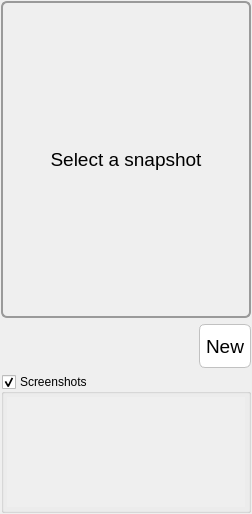
<?xml version="1.0" encoding="UTF-8"?>
<ui version="4.0">
 <class>ScreenshotWidget</class>
 <widget class="QWidget" name="ScreenshotWidget">
  <property name="geometry">
   <rect>
    <x>0</x>
    <y>0</y>
    <width>252</width>
    <height>514</height>
   </rect>
  </property>
  <property name="sizePolicy">
   <sizepolicy hsizetype="Preferred" vsizetype="Preferred">
    <horstretch>0</horstretch>
    <verstretch>0</verstretch>
   </sizepolicy>
  </property>
  <property name="minimumSize">
   <size>
    <width>0</width>
    <height>0</height>
   </size>
  </property>
  <property name="maximumSize">
   <size>
    <width>16777215</width>
    <height>16777215</height>
   </size>
  </property>
  <property name="mouseTracking">
   <bool>true</bool>
  </property>
  <property name="windowTitle">
   <string>Form</string>
  </property>
  <layout class="QVBoxLayout" name="layout">
   <property name="margin">
    <number>1</number>
   </property>
   <item>
    <widget class="ActLabel" name="currentScreenshot">
     <property name="enabled">
      <bool>true</bool>
     </property>
     <property name="sizePolicy">
      <sizepolicy hsizetype="MinimumExpanding" vsizetype="Preferred">
       <horstretch>1</horstretch>
       <verstretch>1</verstretch>
      </sizepolicy>
     </property>
     <property name="minimumSize">
      <size>
       <width>250</width>
       <height>250</height>
      </size>
     </property>
     <property name="maximumSize">
      <size>
       <width>16777215</width>
       <height>16777215</height>
      </size>
     </property>
     <property name="sizeIncrement">
      <size>
       <width>0</width>
       <height>0</height>
      </size>
     </property>
     <property name="baseSize">
      <size>
       <width>300</width>
       <height>300</height>
      </size>
     </property>
     <property name="font">
      <font>
       <pointsize>14</pointsize>
      </font>
     </property>
     <property name="cursor">
      <cursorShape>CrossCursor</cursorShape>
     </property>
     <property name="mouseTracking">
      <bool>true</bool>
     </property>
     <property name="acceptDrops">
      <bool>true</bool>
     </property>
     <property name="accessibleName">
      <string>S</string>
     </property>
     <property name="styleSheet">
      <string notr="true">QLabel{
border-color: rgb(154, 154, 154); 
border-style: solid; 
border-width: 2px; 
border-radius: 6px;
}</string>
     </property>
     <property name="frameShape">
      <enum>QFrame::StyledPanel</enum>
     </property>
     <property name="frameShadow">
      <enum>QFrame::Sunken</enum>
     </property>
     <property name="text">
      <string>Select a snapshot</string>
     </property>
     <property name="scaledContents">
      <bool>true</bool>
     </property>
     <property name="alignment">
      <set>Qt::AlignCenter</set>
     </property>
     <property name="wordWrap">
      <bool>true</bool>
     </property>
     <property name="textInteractionFlags">
      <set>Qt::NoTextInteraction</set>
     </property>
    </widget>
   </item>
   <item>
    <layout class="QHBoxLayout" name="buttonLayout">
     <item>
      <spacer name="bSpacer">
       <property name="orientation">
        <enum>Qt::Horizontal</enum>
       </property>
       <property name="sizeHint" stdset="0">
        <size>
         <width>40</width>
         <height>20</height>
        </size>
       </property>
      </spacer>
     </item>
     <item>
      <widget class="QPushButton" name="newS">
       <property name="minimumSize">
        <size>
         <width>44</width>
         <height>44</height>
        </size>
       </property>
       <property name="font">
        <font>
         <pointsize>14</pointsize>
        </font>
       </property>
       <property name="mouseTracking">
        <bool>true</bool>
       </property>
       <property name="focusPolicy">
        <enum>Qt::NoFocus</enum>
       </property>
       <property name="styleSheet">
        <string notr="true">QPushButton{	
	background-color: rgb(255, 255, 255);
    border-style: outset;
    border-width: 1px;
    border-radius: 6px;
	border-color: rgb(193, 193, 193);
	border-style: solid;
	padding: 6px;
	
}
QPushButton:pressed {	
    border-style: solid;
	border-width: 1px;
    border-radius: 6px;
	background-color: rgb(48, 131, 251);
	color: rgb(255, 255, 255);
}

QPushButton:hover{
	border-color: rgb(164, 205, 255);
    border-radius: 6px;
	border-width: 3px;
	border-style: solid;
}</string>
       </property>
       <property name="text">
        <string>New</string>
       </property>
      </widget>
     </item>
    </layout>
   </item>
   <item>
    <widget class="QGroupBox" name="extraScreenGroup">
     <property name="sizePolicy">
      <sizepolicy hsizetype="Preferred" vsizetype="Minimum">
       <horstretch>0</horstretch>
       <verstretch>0</verstretch>
      </sizepolicy>
     </property>
     <property name="minimumSize">
      <size>
       <width>0</width>
       <height>0</height>
      </size>
     </property>
     <property name="baseSize">
      <size>
       <width>0</width>
       <height>0</height>
      </size>
     </property>
     <property name="mouseTracking">
      <bool>true</bool>
     </property>
     <property name="title">
      <string>Screenshots</string>
     </property>
     <property name="flat">
      <bool>true</bool>
     </property>
     <property name="checkable">
      <bool>true</bool>
     </property>
     <layout class="QHBoxLayout" name="horizontalLayout">
      <property name="margin">
       <number>3</number>
      </property>
      <item>
       <widget class="QScrollArea" name="scrollArea">
        <property name="sizePolicy">
         <sizepolicy hsizetype="Expanding" vsizetype="Preferred">
          <horstretch>0</horstretch>
          <verstretch>0</verstretch>
         </sizepolicy>
        </property>
        <property name="minimumSize">
         <size>
          <width>0</width>
          <height>110</height>
         </size>
        </property>
        <property name="font">
         <font>
          <pointsize>14</pointsize>
         </font>
        </property>
        <property name="mouseTracking">
         <bool>true</bool>
        </property>
        <property name="focusPolicy">
         <enum>Qt::NoFocus</enum>
        </property>
        <property name="frameShape">
         <enum>QFrame::NoFrame</enum>
        </property>
        <property name="frameShadow">
         <enum>QFrame::Plain</enum>
        </property>
        <property name="verticalScrollBarPolicy">
         <enum>Qt::ScrollBarAlwaysOff</enum>
        </property>
        <property name="horizontalScrollBarPolicy">
         <enum>Qt::ScrollBarAsNeeded</enum>
        </property>
        <property name="widgetResizable">
         <bool>true</bool>
        </property>
        <property name="alignment">
         <set>Qt::AlignCenter</set>
        </property>
        <widget class="QWidget" name="extraScreenshots">
         <property name="geometry">
          <rect>
           <x>0</x>
           <y>0</y>
           <width>244</width>
           <height>110</height>
          </rect>
         </property>
         <property name="minimumSize">
          <size>
           <width>0</width>
           <height>110</height>
          </size>
         </property>
         <property name="mouseTracking">
          <bool>true</bool>
         </property>
         <layout class="QHBoxLayout" name="extraScreenshotLayout">
          <property name="margin">
           <number>0</number>
          </property>
         </layout>
        </widget>
       </widget>
      </item>
     </layout>
    </widget>
   </item>
  </layout>
 </widget>
 <customwidgets>
  <customwidget>
   <class>ActLabel</class>
   <extends>QLabel</extends>
   <header>aui.utilities.ActiveLabel</header>
  </customwidget>
 </customwidgets>
 <resources/>
 <connections>
  <connection>
   <sender>extraScreenGroup</sender>
   <signal>clicked(bool)</signal>
   <receiver>scrollArea</receiver>
   <slot>setVisible(bool)</slot>
   <hints>
    <hint type="sourcelabel">
     <x>125</x>
     <y>441</y>
    </hint>
    <hint type="destinationlabel">
     <x>103</x>
     <y>446</y>
    </hint>
   </hints>
  </connection>
 </connections>
</ui>
